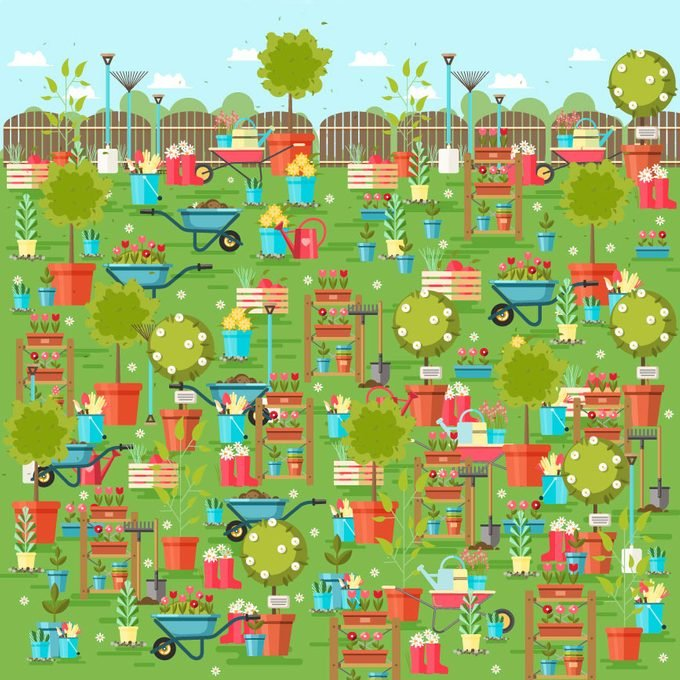
#> input picture week5/Finding-Counting-ImageSet/Counting/pair_boot.jpg, 680 x 680 px
$ jupyter execute counting_pair_boot.ipynb
#> lines starting #> are read from the running program, lines starting #| are printed output that depends on the picture; after the words box and inside, x2 and y2 are one past the last pixel; in counts of white or black regions, pixels touching at a corner belong together
# Counting

[cell 1]
import cv2
import numpy as np
import matplotlib.pyplot as plt

[cell 2]
# Load the image
image = cv2.imread("pair_boot.jpg")
#> image is the input picture: shape (680, 680, 3); mean B, G, R 111.4, 177.2, 156.6
# Convert the image to RGB
image_rgb = cv2.cvtColor(image, cv2.COLOR_BGR2RGB)
# Convert the image to grey
grey_image = cv2.cvtColor(image, cv2.COLOR_BGR2GRAY)
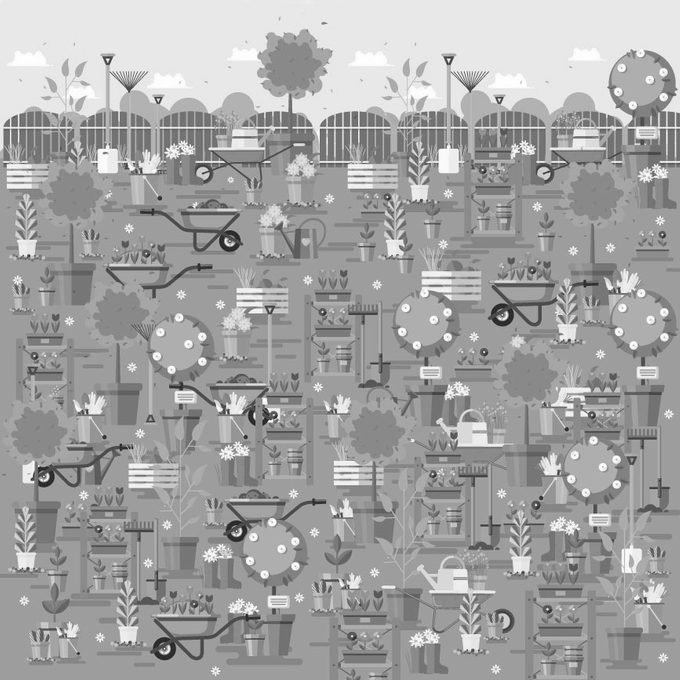
#> grey_image: shape (680, 680); min 23, max 255, mean 163.5

plt.figure(figsize=(10, 10))
plt.subplot(2, 2, 1)
plt.imshow(image_rgb)
plt.title('Original Image')

plt.subplot(2, 2, 3)
plt.imshow(grey_image, cmap='grey')
plt.title('Grey Image')

# Select the region of interest
x1, x2 = 165, 205
y1, y2 = 155, 187
template = grey_image[y1:y2, x1:x2]
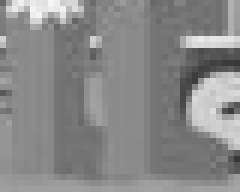
#> template: shape (32, 40) (shown 6 times larger); min 55, max 245, mean 136.6

plt.subplot(2, 2, 4)
plt.imshow(template, cmap='gray')
plt.title('Selected Template')
plt.show()
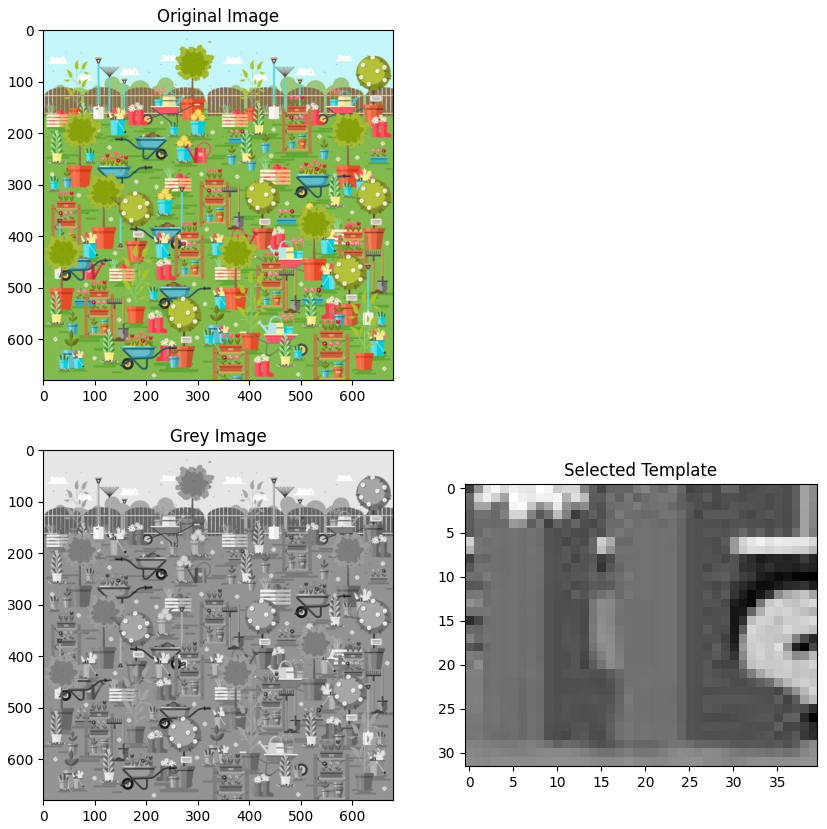
#> figure drawn by matplotlib, 3 panels

[cell 3]
result = cv2.matchTemplate(grey_image, template, cv2.TM_CCOEFF_NORMED)
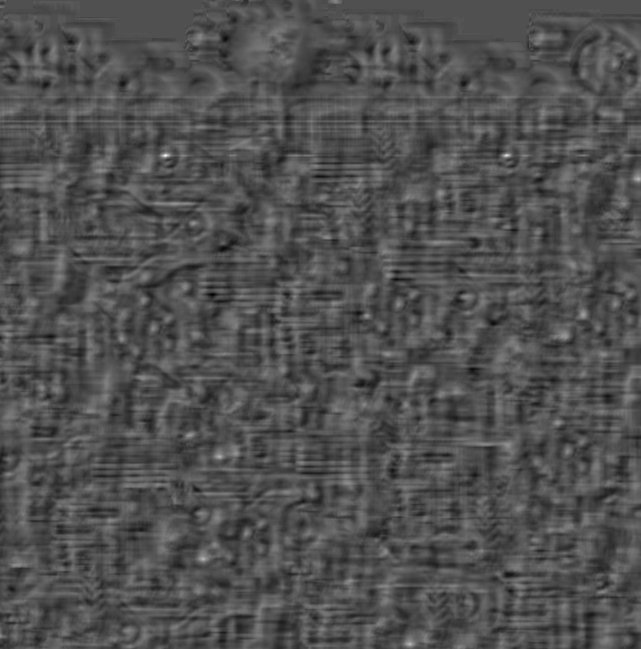
#> result: shape (649, 641) float32; min -0.458, max 1, mean 0.00246; drawn with min black and max white

[cell 4]
threshold = 0.5
locations = np.where(result >= threshold)
#> locations = 47 positions, rows 154 to 644, columns 162 to 639

[cell 5]
image_copy = image_rgb.copy()
skip_zone = np.zeros_like(image)
w, h = template.shape[::-1]
#> w = 40; h = 32

count = 0

for pt in zip(*locations[::-1]):
    if skip_zone[pt[1]:pt[1] + h, pt[0]:pt[0] + w].sum() == 0:
        # Draw rectangle around the detected cat
        cv2.rectangle(image_copy, pt, (pt[0] + w, pt[1] + h), (0, 0, 0), 2)
        count += 1
        # Put the count on the detected cat
        cv2.putText(image_copy, str(count), (pt[0] + 5, pt[1] + 25), cv2.FONT_HERSHEY_SIMPLEX, 1, (255, 255, 255), 2)
        # Mark the detected cat in the skip zone
        skip_zone[pt[1] + 5:pt[1] + h - 5, pt[0] + 5:pt[0] + w - 5] = 1
#> this loop made 47 passes
#> pt on passes 1 to 12: (164, 154), (165, 154), (166, 154), (167, 154), (505, 154), (506, 154), (507, 154), (508, 154), (162, 155), (163, 155), (164, 155), (165, 155)
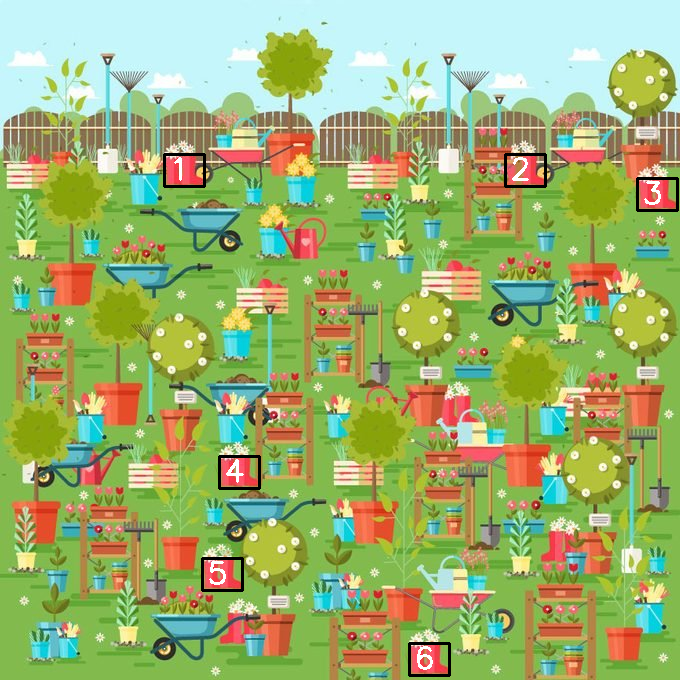
#> image_copy: shape (680, 680, 3); mean R, G, B 155.7, 176.6, 111.2
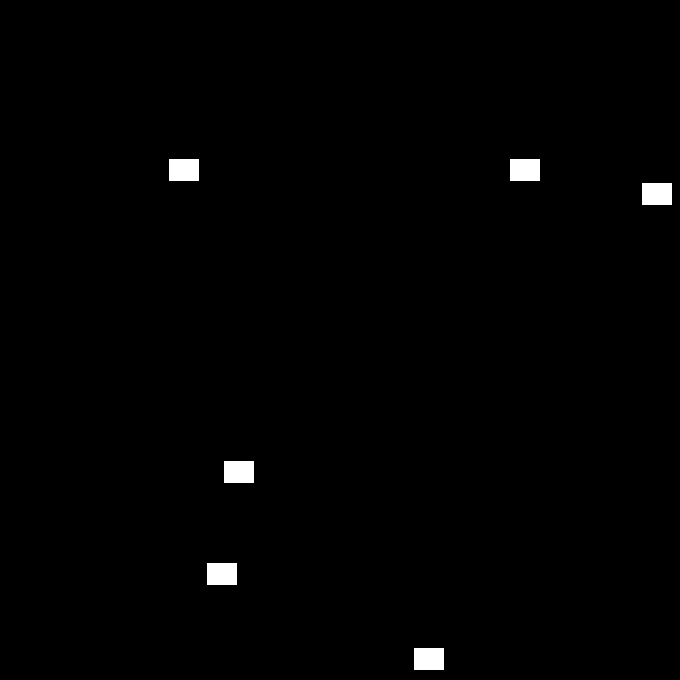
#> skip_zone: shape (680, 680, 3); values 0 (black) and 1 (white), 0.86% white; 6 white regions, box (x1, y1, x2, y2) and area: (169, 159, 199, 181) 660, (510, 159, 540, 181) 660, (642, 183, 672, 205) 660, (224, 461, 254, 483) 660, (207, 563, 237, 585) 660, (414, 648, 444, 670) 660
#> after the loop, count = 6

plt.figure(figsize=(10, 10))
plt.imshow(image_copy)
plt.title('Detected Cats')
plt.show()

[cell 6]
print(f'Number of objects found: {count}')
#| Number of objects found: 6
